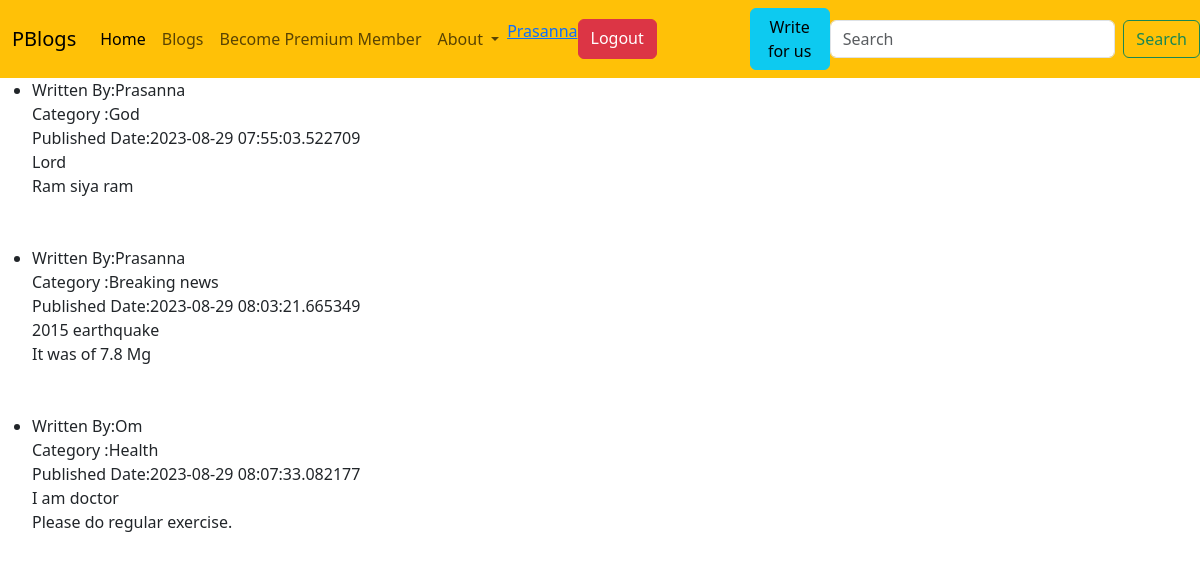
Screenshot of / (signed in) with the database file from the repository.
### models/models.py (models this page shows, shortened)
class User(db.Model,UserMixin):
    user_id = db.Column(db.Integer, primary_key=True)
    username = db.Column(db.String(80), unique=True, nullable=False)
    email = db.Column(db.String(80), unique=True, nullable=False)
    created_at=db.Column(db.DateTime,default=datetime.utcnow,nullable=False)
    posts = db.relationship('BlogPost', backref='author', lazy=True)  # One-to-many relationship
    password_hash = db.Column(db.String(120), nullable=False)
    def __str__(self):
        return  self.username

class BlogPost(db.Model):
    post_id=db.Column(db.Integer,primary_key=True)
    user=db.relationship('User',backref='person',lazy=True)
    content=db.Column(db.Text,nullable=False)
    user_id = db.Column(db.Integer, db.ForeignKey('user.user_id'), nullable=False)
    title=db.Column(db.String(120),nullable=False)
    timestamp=db.Column(db.DateTime,default=datetime.utcnow,nullable=False)
    category=db.Column(db.String(50),nullable=False)

### controller/controller.py (the view)
def index():
    blogss=BlogPost.query.all()
    blogs = [re.sub(r'<.*?>', '', blog.content) for blog in blogss]
    return render_template("index.html",blogss=blogss,blogs=blogs,zip=zip)

### app.py (called while the page is built)
@login_manager.user_loader
def load_user(user_id):
    return User.query.get(int(user_id))

### templates/index.html (shortened to what this page needs)
{% extends 'base.html' %}
{% block content %}
<ul>
    {% if blogss %}
{% for blog, content in zip(blogs, blogss) %}
<li>
   Written By:{{content.user}} <br>
    Category :{{content.category}} <br>
    Published Date:{{content.timestamp}} <br>
    {{content.title}} <br>
    {{blog}} <br>
</li>
<br><br>
{% endfor %}
{% endif %}
</ul>
    {% endblock %}

### templates/base.html (shortened to what this page needs)
<!DOCTYPE html>
<html lang="en">
    <link href="https://cdn.jsdelivr.net/npm/bootstrap@5.3.1/dist/css/bootstrap.min.css" rel="stylesheet">
</head>
<body>
  <nav class="navbar navbar-expand-lg bg-warning">
    <div class="container-fluid">
      <a class="navbar-brand" href="/index">PBlogs</a>
      <div class="collapse navbar-collapse" id="navbarSupportedContent">
        <ul class="navbar-nav me-auto mb-2 mb-lg-0">
          <li class="nav-item">
            <a class="nav-link active" aria-current="page" href="#">Home</a>
          </li>
          <li class="nav-item">
            <a class="nav-link" href="/blogfeed">Blogs</a>
          </li>
          <li class="nav-item">
            <a class="nav-link" href="#">Become Premium Member</a>
          </li>
          <li class="nav-item dropdown">
            <a class="nav-link dropdown-toggle" href="#" role="button" data-bs-toggle="dropdown" aria-expanded="false">
              About
            </a>
          </li>
    {% if session["username"]%}
    <a href="/dashboard">{{session['username']}}</a>
    <a href="/logout" class="btn btn-danger">Logout</a>
    {% else %}
    <a  class="btn btn-info" href="/login_signup">Login</a>
       {% endif %}
        </ul>
      </div>
    </div>
    <a href="/create_blog" class="btn btn-info">Write for us</a>
    <form class="d-flex w-50 " role="search">
      <input class="form-control me-2" type="search" placeholder="Search" aria-label="Search">
      <button class="btn btn-outline-success" type="submit">Search</button>
    </form>
  </nav>
    {% block content %}
    {% endblock %}
</body>
</html>

### rows the page displays
User: username "Prasanna"
BlogPost: user "Prasanna", category "God", timestamp "2023-08-29 07:55:03.522709", title "Lord", content "Ram siya ram"
BlogPost: user "Prasanna", category "Breaking news", timestamp "2023-08-29 08:03:21.665349", title "2015 earthquake", content "It was of 7.8 Mg"
BlogPost: user "Om", category "Health", timestamp "2023-08-29 08:07:33.082177", title "I am doctor", content "Please do regular exercise."
